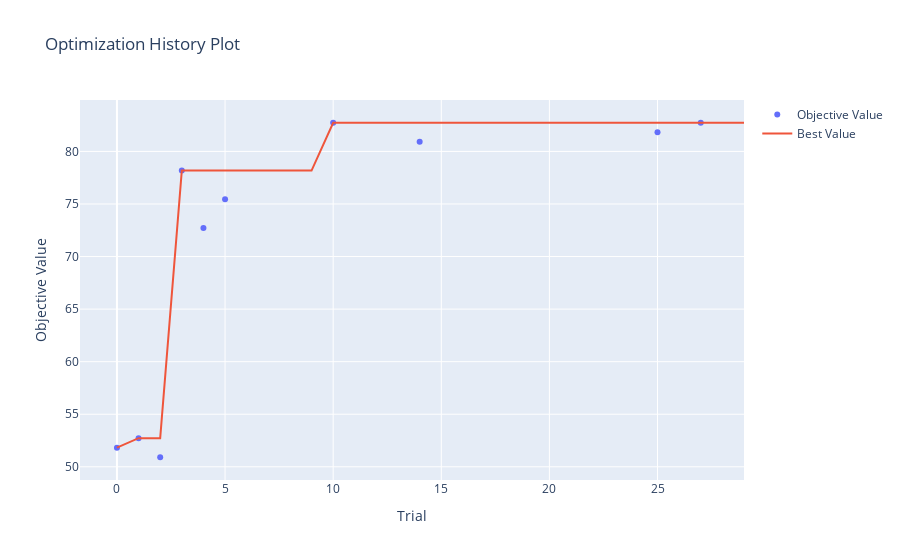
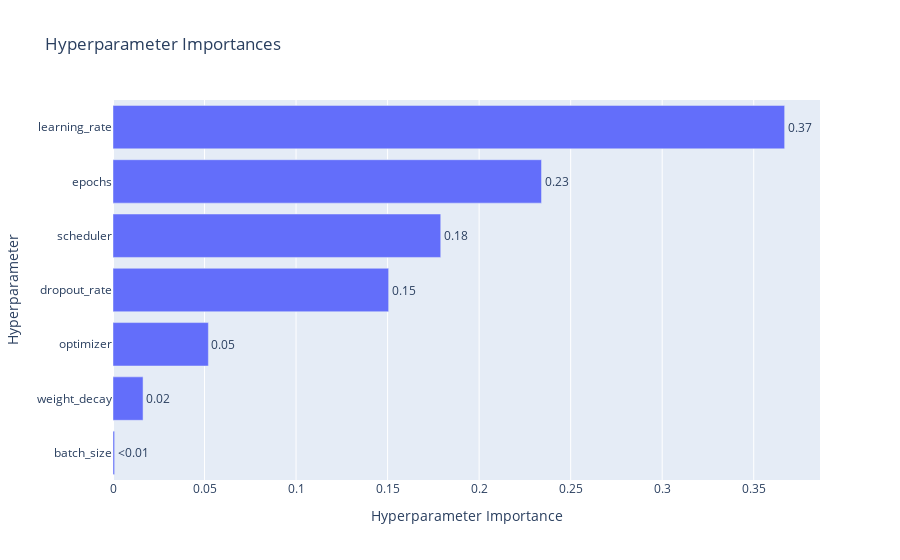
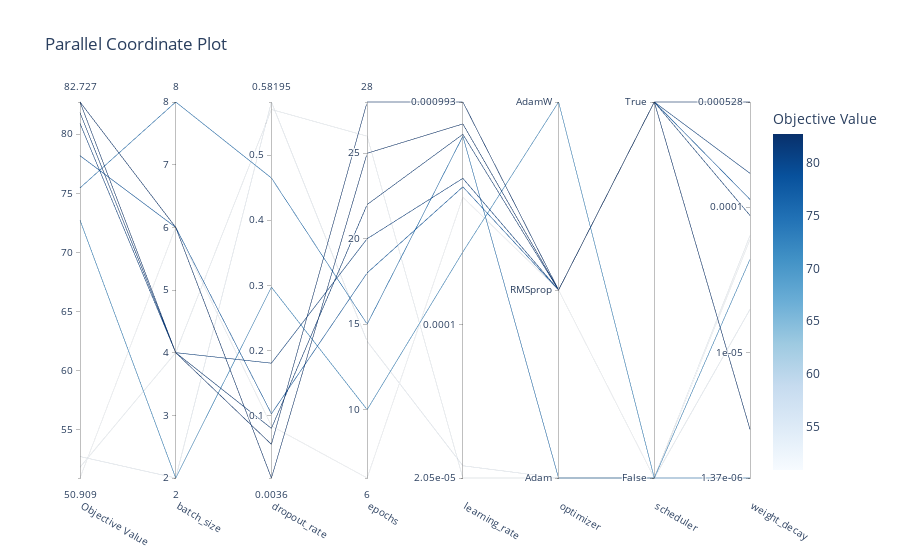

Notebook code for these charts, in order:
### Code cell
# Visualize optimization results
print("Optimization History:")
fig = optuna.visualization.plot_optimization_history(study)
fig.show()

print("\nParameter Importances:")
try:
    fig = optuna.visualization.plot_param_importances(study)
    fig.show()
except:
    print("Not enough trials to compute parameter importances")

print("\nParallel Coordinate Plot:")
try:
    fig = optuna.visualization.plot_parallel_coordinate(study)
    fig.show()
except:
    print("Not enough completed trials to show parallel coordinate plot")

### Figure 1 — Plotly figure (JSON) as saved in the notebook; plotly's stock layout.template omitted (floating-point values rounded to 4 significant figures)
{"data": [{"mode": "markers", "name": "Objective Value", "type": "scatter", "x": [0, 1, 2, 3, 4, 5, 10, 14, 25, 27], "y": [51.82, 52.73, 50.91, 78.18, 72.73, 75.45, 82.73, 80.91, 81.82, 82.73]}, {"mode": "lines", "name": "Best Value", "type": "scatter", "x": [0, 1, 2, 3, 4, 5, 6, 7, 8, 9, 10, 11, 12, 13, 14, 15, 16, 17, 18, 19, 20, 21, 22, 23, 24, 25, 26, 27, 28, 29], "y": [51.82, 52.73, 52.73, 78.18, 78.18, 78.18, 78.18, 78.18, 78.18, 78.18, 82.73, 82.73, 82.73, 82.73, 82.73, 82.73, 82.73, 82.73, 82.73, 82.73, 82.73, 82.73, 82.73, 82.73, 82.73, 82.73, 82.73, 82.73, 82.73, 82.73]}, {"marker": {"color": "#cccccc"}, "mode": "markers", "name": "Infeasible Trial", "showlegend": false, "type": "scatter", "x": [], "y": []}], "layout": {"title": {"text": "Optimization History Plot"}, "xaxis": {"title": {"text": "Trial"}}, "yaxis": {"title": {"text": "Objective Value"}}}}

### Figure 2 — Plotly figure (JSON) as saved in the notebook; plotly's stock layout.template omitted (floating-point values rounded to 4 significant figures)
{"data": [{"cliponaxis": false, "hovertemplate": ["batch_size (IntDistribution): 0.0008845107772099963<extra></extra>", "weight_decay (FloatDistribution): 0.016418780219266398<extra></extra>", "optimizer (CategoricalDistribution): 0.052107429137143925<extra></extra>", "dropout_rate (FloatDistribution): 0.1505778586090567<extra></extra>", "scheduler (CategoricalDistribution): 0.1790328606145009<extra></extra>", "epochs (IntDistribution): 0.23408211797078476<extra></extra>", "learning_rate (FloatDistribution): 0.36689644267203736<extra></extra>"], "name": "Objective Value", "orientation": "h", "text": ["<0.01", "0.02", "0.05", "0.15", "0.18", "0.23", "0.37"], "textposition": "outside", "type": "bar", "x": [0.0008845, 0.01642, 0.05211, 0.1506, 0.179, 0.2341, 0.3669], "y": ["batch_size", "weight_decay", "optimizer", "dropout_rate", "scheduler", "epochs", "learning_rate"]}], "layout": {"title": {"text": "Hyperparameter Importances"}, "xaxis": {"title": {"text": "Hyperparameter Importance"}}, "yaxis": {"title": {"text": "Hyperparameter"}}}}

### Figure 3 — Plotly figure (JSON) as saved in the notebook; plotly's stock layout.template omitted (floating-point values rounded to 4 significant figures)
{"data": [{"dimensions": [{"label": "Objective Value", "range": [50.91, 82.73], "values": [51.82, 52.73, 50.91, 78.18, 72.73, 75.45, 82.73, 80.91, 81.82, 82.73]}, {"label": "batch_size", "range": [2, 8], "values": [4, 2, 6, 6, 2, 8, 6, 4, 4, 4]}, {"label": "dropout_rate", "range": [0.003598, 0.5819], "values": [0.5704, 0.5819, 0.0837, 0.1023, 0.2971, 0.4651, 0.003598, 0.1802, 0.07992, 0.05536]}, {"label": "epochs", "range": [6, 28], "values": [26, 14, 6, 18, 10, 15, 25, 20, 22, 28]}, {"label": "learning_rate", "range": [-4.688, -3.003], "ticktext": ["2.05e-05", "0.0001", "0.000993"], "tickvals": [-4.688, -4, -3.003], "values": [-4.688, -4.633, -3.43, -3.383, -3.675, -3.156, -3.101, -3.345, -3.148, -3.003]}, {"label": "optimizer", "range": [0, 2], "ticktext": ["Adam", "RMSprop", "AdamW"], "tickvals": [0, 1, 2], "values": [0, 0, 1, 1, 2, 0, 1, 1, 1, 1]}, {"label": "scheduler", "range": [0, 1], "ticktext": ["False", "True"], "tickvals": [0, 1], "values": [0, 0, 0, 1, 0, 0, 1, 1, 1, 1]}, {"label": "weight_decay", "range": [-5.864, -3.277], "ticktext": ["1.37e-06", "1e-05", "0.0001", "0.000528"], "tickvals": [-5.864, -5, -4, -3.277], "values": [-4.197, -4.704, -4.223, -3.947, -4.36, -5.864, -3.277, -3.768, -4.058, -5.529]}], "labelangle": 30, "labelside": "bottom", "line": {"color": [51.82, 52.73, 50.91, 78.18, 72.73, 75.45, 82.73, 80.91, 81.82, 82.73], "colorbar": {"title": {"text": "Objective Value"}}, "colorscale": [[0, "rgb(247,251,255)"], [0.125, "rgb(222,235,247)"], [0.25, "rgb(198,219,239)"], [0.375, "rgb(158,202,225)"], [0.5, "rgb(107,174,214)"], [0.625, "rgb(66,146,198)"], [0.75, "rgb(33,113,181)"], [0.875, "rgb(8,81,156)"], [1, "rgb(8,48,107)"]], "reversescale": false, "showscale": true}, "type": "parcoords"}], "layout": {"title": {"text": "Parallel Coordinate Plot"}}}
